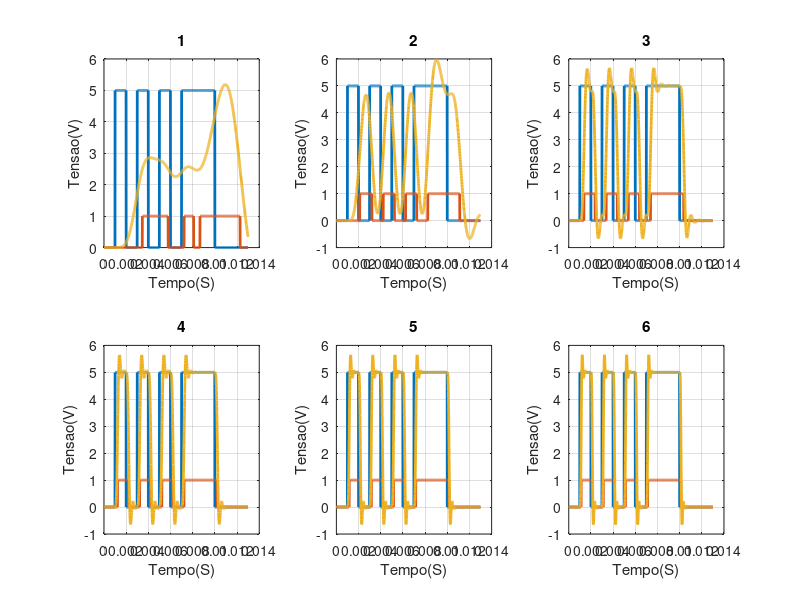

Source code (MATLAB):
clear all

data_in = [0 1 0 1 0 1 0 1 1 1 0 0 0];
amostra_por_bit = 100;
bitrate = 1000;
    
t_step = 1/(amostra_por_bit*bitrate);
tempo(1) = 0;
t = 0;
signal_length = 1;
steps_per_bit = ((1/bitrate)/t_step);
for i = 1 : length(data_in)
    for k = 1 : steps_per_bit
        if data_in(i) == 0
            signal(signal_length) = 0;
        else
            signal(signal_length) = 5;
        endif
        tempo(signal_length++) = (t++)*t_step;
    endfor
endfor

Fs=1/t_step;
freq_fundamental = bitrate/2;
harmonicos = [freq_fundamental/2 freq_fundamental 3*freq_fundamental 5*freq_fundamental 7*freq_fundamental 9*freq_fundamental];
for k = 1 : length(harmonicos)
    cutoff_freq = harmonicos(k);
    Fnorm = 2*cutoff_freq/Fs;
    [b,a] = butter(5, Fnorm);
    sinal_filtrado(k,:) = filter(b, a, signal);
endfor

figure('name', 'Comparação entrada, filtrada e saida');

steps_per_bit_receiver=((1/bitrate)/t_step);
for k = 1 : length(harmonicos)
    for i=1 : length(sinal_filtrado(k,:))
        w = 1;
        if( sinal_filtrado(k,i) > 2.5)
            signal_out(k,i)=1;
        else
            signal_out(k,i)=0;
        endif
    endfor
    for i = 1 : length(signal_out(k, :))
        if( mod(i, steps_per_bit_receiver/2) == 0 && mod(i, steps_per_bit_receiver) != 0)
            data_out(k, w++) = signal_out(k,i);
        endif
    endfor
    subplot(2, 3, k)
    plot(tempo, signal, 'linewidth', 2, tempo, signal_out(k,:), 'linewidth', 2, tempo, sinal_filtrado(k,:), 'linewidth', 2)
    xlabel("Tempo(S)")
    ylabel("Tensao(V)")
    title(k);
    grid
endfor
data_in
data_out